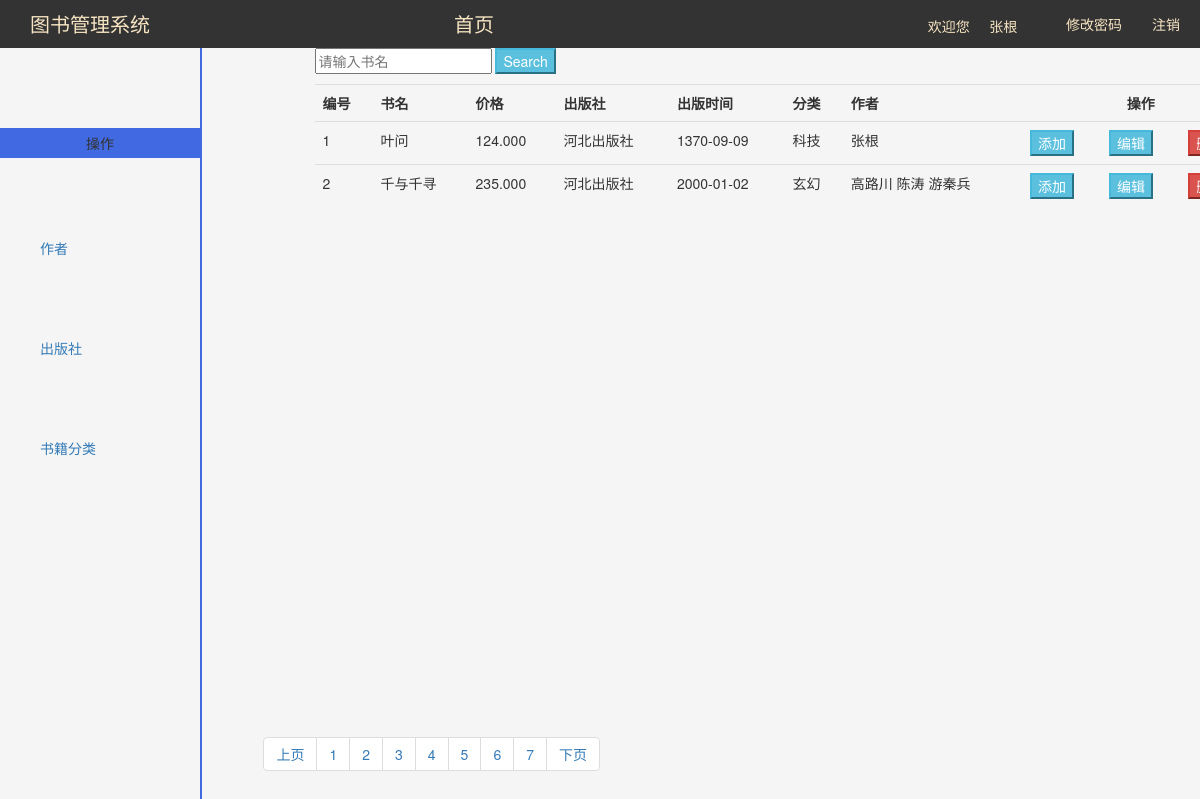
Page /index/?page=4 (signed in) on the committed database.
### app01/models.py (models this page shows)
class Book(models.Model):
    title = models.CharField(max_length=32)
    price = models.DecimalField(max_digits=8, decimal_places=3)
    date = models.CharField(max_length=64)
    publish = models.ForeignKey(Publish)
    classify = models.ForeignKey(Classify)
    author = models.ManyToManyField(Author)

class Publish(models.Model):
    name=models.CharField(max_length=32)
    addr=models.CharField(max_length=32)

class Classify(models.Model):
    category=models.CharField(max_length=32)

class Author(models.Model):
    name=models.CharField(max_length=32)
    sex=models.CharField(max_length=10)
    age=models.IntegerField()
    university=models.CharField(max_length=32)

### app01/views.py (the view)
# urls.py: url(r'^index/',index),
@login_required
def index(request):
    page_number = request.GET.get("page")
    book_lists = models.Book.objects.all()
    p = Paginator(book_lists,2)
    try:
        book_list = p.page(page_number)
    except EmptyPage:
        book_list = p.page(p.num_pages)
    except PageNotAnInteger:
        book_list = p.page(1)
    return render(request, 'index.html', locals())

### templates/index.html (shortened to what this page needs)
{% extends 'frame.html' %}
{% block content %}
    <div class="container">
    <div class="row">
        <div class="col-md-10 col-md-offset-1" >
            <form action="/query/" method="post">
               <p> <input type="text" placeholder="请输入书名" name="book">
                   <input type="submit" class="btn-info" value="Search">
               </p>
            </form>
            <table class="table table-hover">
                <tr>
                    <th>编号</th>
                    <th>书名</th>
                    <th>价格</th>
                    <th>出版社</th>
                    <th>出版时间</th>
                    <th>分类</th>
                    <th>作者</th>
                    <th colspan="3" style="text-align: center">操作</th>
                </tr>
                {% block book_list %}
                {% for book in book_list %}
                    <tr>
                    <td>{{ forloop.counter }}</td>
                    <td>{{ book.title }}</td>
                    <td>{{ book.price }}</td>
                    <td>{{ book.publish.name }}</td>
                    <td>{{ book.date}}</td>
                    <td>{{ book.classify.category }}</td>
                    <td>
                        {% for author in book.author.all %}
                             {{author.name }}
                        {% endfor %}
                    </td>
                    <td><a href="/addbook/?id={{ book.id }}"><button class="btn-info">添加</button></a></td>
                    <td><a href="/editbook/?id={{ book.id }}"><button class="btn-info">编辑</button></a></td>
                    <td><a href="/delbook/?id={{book.id }}"><button class="btn-danger">删除</button></a></td>
                    </tr>
                {% endfor %}
                {% endblock %}
                </table>
        </div>
    </div>
    <div class="row">
        <div class="col-md-9 col-md-offset-4" >
        </div>
    </div>
</div>
    <nav aria-label="Page navigation" style="position: fixed;bottom: 5px;right: 50%">
    <ul class="pagination">
        {% if book_list.has_previous %}
            <li><a href="/index/?page={{ book_list.previous_page_number }}">上页 </a></li>
        {% else %}
            <li class="disabled"><a href="#">上页</a></li>
        {% endif %}
        {% for page in p.page_range %}
            <li><a href="/index/?page={{ page }}">{{ page }} <span class="sr-only">(current)</span></a></li>
        {% endfor %}
        {% if book_list.has_next %}
            <li><a href="/index/?page={{ book_list.next_page_number }}">下页 </a></li>
        {% else %}
            <li class="disabled"><a href="#">下页</a></li>
        {% endif %}
    </ul>
</nav>
{% endblock %}

### templates/frame.html (shortened to what this page needs)
<!DOCTYPE html>
<html lang="en">
<head>
    <link rel="stylesheet" href="/static/dist/js/bootstrap.js">
    <link rel="stylesheet" href="/static/dist/css/bootstrap.css">
</head>
<body>
<div class="content">
    <div class="header">
            <a  shref="/index/" style="margin-left: 30px; text-align: center;line-height: 48px;font-size: 20px;color: wheat">图书管理系统</a>
           <a  shref="/index/" style="margin-left:300px;text-align: center;line-height: 48px;font-size: 20px;color: wheat">首页</a>
            <span style="margin-left: 430px;color: wheat">欢迎您&nbsp&nbsp &nbsp&nbsp{{ request.user }}</span>
            <a href="/logout/" style="float: right;margin-right: 20px;text-align: center;line-height: 48px;color: wheat;text-decoration:none;" >注销</a>
            <a href="/set_password/" style="float: right;margin-right: 30px;text-align: center;line-height: 48px;color: wheat;text-decoration:none;">修改密码</a>
    </div>
    <div class="left">
         <div style="background-color: royalblue;text-align: center;line-height: 30px;margin-top: 80px">操作</div>
        <ul class="title" style="list-style-type:none">
            <li><a href="/ul/menu/author/" style="text-decoration:none">作者</a></li>
            <li><a href="/ul/menu/publish/"style="text-decoration:none">出版社</a></li>
            <li><a href="/ul/menu/classify/"style="text-decoration:none">书籍分类</a></li>
        </ul>
    </div>
    <div class="right">
     {% block content %}
     {% endblock %}
    </div>
</div>
</body>

### templates/frame.html (style rules this page uses)
* { margin: 0 }
.header { width: 100%; height: 48px; background-color:black; opacity:0.8; position: fixed; top: 0px; left: 0px; }
.left { width: 200px; background-color:whitesmoke; position: fixed; top: 48px; left: 0px; bottom: 0px; }
.right { background-color:whitesmoke; position: fixed; top: 48px; left: 200px; bottom: 0px; right: 0px; overflow: scroll; border-left:solid 2px royalblue; }
.title li { margin-top: 80px; }

### rows in the picture
Book: title "叶问", price "124.000", publish.name "河北出版社", date "1370-09-09", classify.category "科技"
Author: name "张根"
Book: title "千与千寻", price "235.000", publish.name "河北出版社", date "2000-01-02", classify.category "玄幻"
Author: name "高路川"
Author: name "陈涛"
Author: name "游秦兵"

### other values in the picture
{{ request.user }} "张根"
{{ page }} "1" "2" "3" "4" "5" "6" "7"
